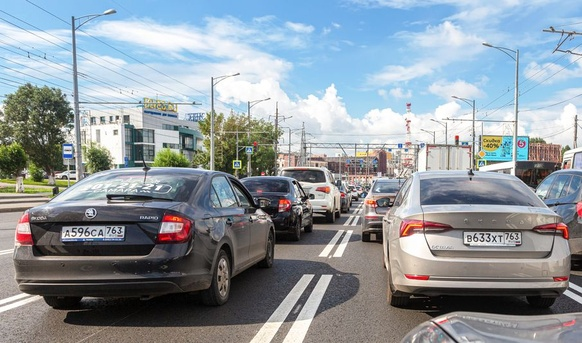
#> input picture Deep-Learning/Week5/student/cars2.jpeg, 582 x 343 px, shrunk from 905 x 533 before the run
$ jupyter execute --allow-errors lab5.2.ipynb
#> lines starting #> are read from the running program, lines starting #| are printed output that depends on the picture; after the words box and inside, x2 and y2 are one past the last pixel; in counts of white or black regions, pixels touching at a corner belong together
# Lab 5.2 Object Detection
We will use Haar Cascade Classfier to detect specific objects in an image in Python.

### Install cmake and OpenCV on your device
#### MacOS
Step 1. Install `cmake`
```
brew install cmake
```
Step 2. Install `opencv-python`
```
conda activate [your_conda_env]
pip install opencv-python
```

#### Deepdish
`cmake` should have already been installed for you.
Run
```
conda activate [your_conda_env]
pip install opencv-python
```

## Demo - Car Plate Detection

[cell 1]
import os

import cv2
import matplotlib.pyplot as plt

def detect(image_name):
  # Load image and cascade classifier
  img = cv2.imread(image_name)
  plate_cascade = cv2.CascadeClassifier('haarcascade_russian_plate_number.xml')

  # Convert image to grayscale
  gray = cv2.cvtColor(img, cv2.COLOR_BGR2GRAY)

  # Detect license plates in image
  plates = plate_cascade.detectMultiScale(gray, scaleFactor=1.1, minNeighbors=5)

  # Draw bounding boxes around license plates
  for (x, y, w, h) in plates:
      cv2.rectangle(img, (x, y), (x+w, y+h), (0, 255, 0), 2)

  # Display image with bounding boxes
  plt.imshow(img)

#> (a cell that did not finish here is left out)

[cell 3]
detect(os.path.abspath("cars2.jpeg"))
#> call 2 of detect, with image_name = 'Deep-Learning/Week5/student/cars2.jpeg'
#> in detect, img is the input picture: shape (343, 582, 3); mean B, G, R 158.8, 151.9, 142.6
#> in detect (call 2), `gray = cv2.cvtColor(img, cv2.COLOR_BGR2GRAY)`:
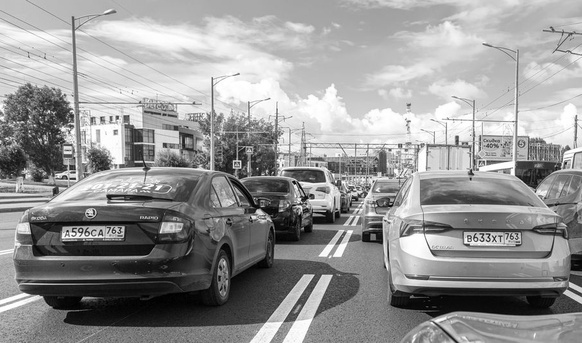
#> gray: shape (343, 582); min 0, max 255, mean 149.9
#> in detect (call 2), `plates = plate_cascade.detectMultiScale(gray, scaleFactor=1.1, minNeig..`: plates = [[55, 219, 74, 25], [454, 225, 72, 24], [403, 216, 129, 43]]
#> the loop in detect (call 2), `for (x, y, w, h) in plates:` made 3 passes
#> after the loop in detect (call 2), `for (x, y, w, h) in plates:`:
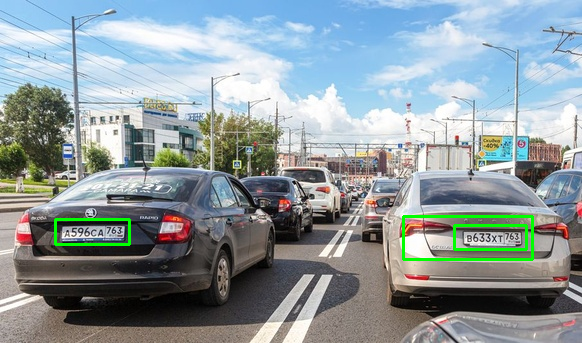
#> img: shape (343, 582, 3); 1.1% of pixels changed, all inside (x1, y1, x2, y2) = (54, 215, 534, 261)

[cell 4]
detect(os.path.abspath("cars3.jpeg"))
#> call 3 of detect, with image_name = 'Deep-Learning/Week5/student/cars3.jpeg'
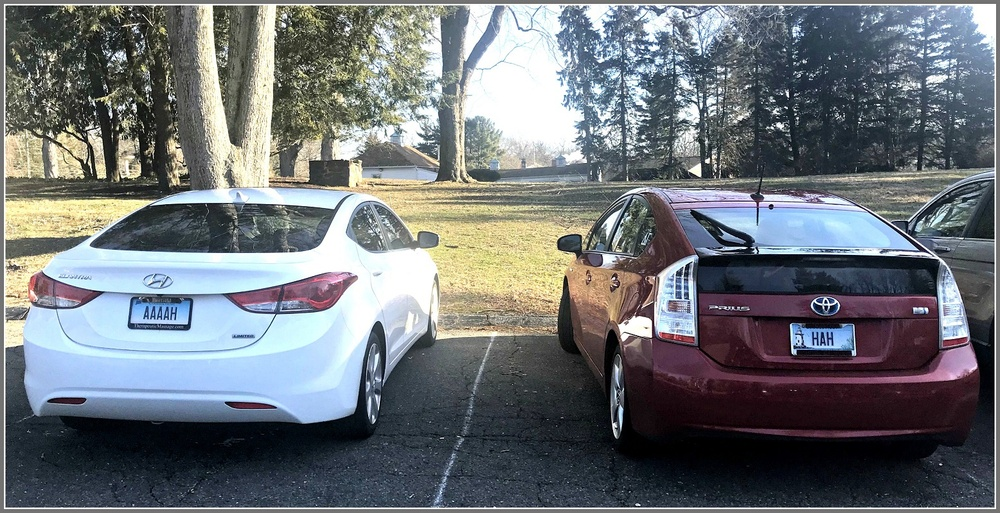
#> input picture Deep-Learning/Week5/student/cars3.jpeg, 1000 x 513 px, shrunk from 1556 x 799 before the run
#> in detect, img is the input picture: shape (513, 1000, 3); mean B, G, R 118.9, 114.9, 110
#> in detect (call 3), `gray = cv2.cvtColor(img, cv2.COLOR_BGR2GRAY)`:
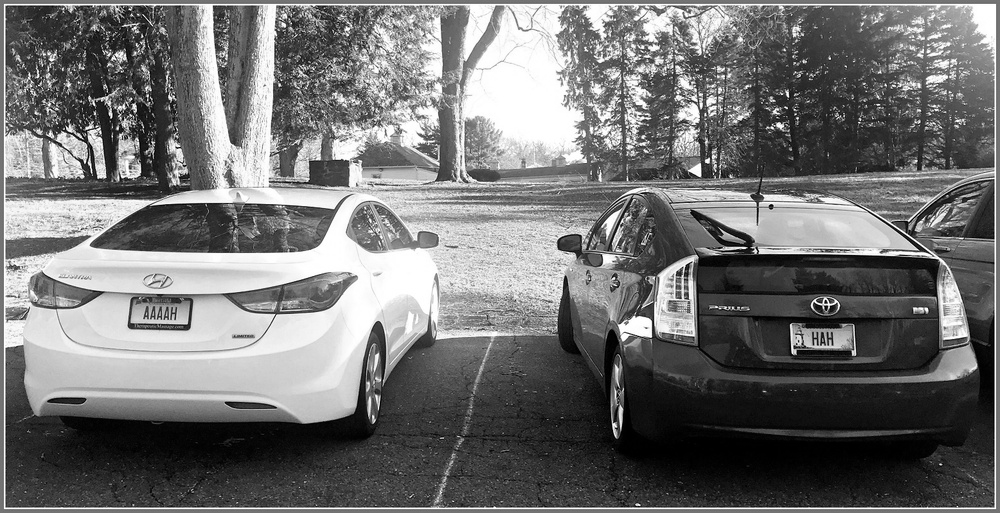
#> gray: shape (513, 1000); min 0, max 255, mean 113.8
#> in detect (call 3), `plates = plate_cascade.detectMultiScale(gray, scaleFactor=1.1, minNeig..`: plates = [[430, 215, 134, 45]]
#> the loop in detect (call 3), `for (x, y, w, h) in plates:` made 1 pass
#> after the loop in detect (call 3), `for (x, y, w, h) in plates:`:
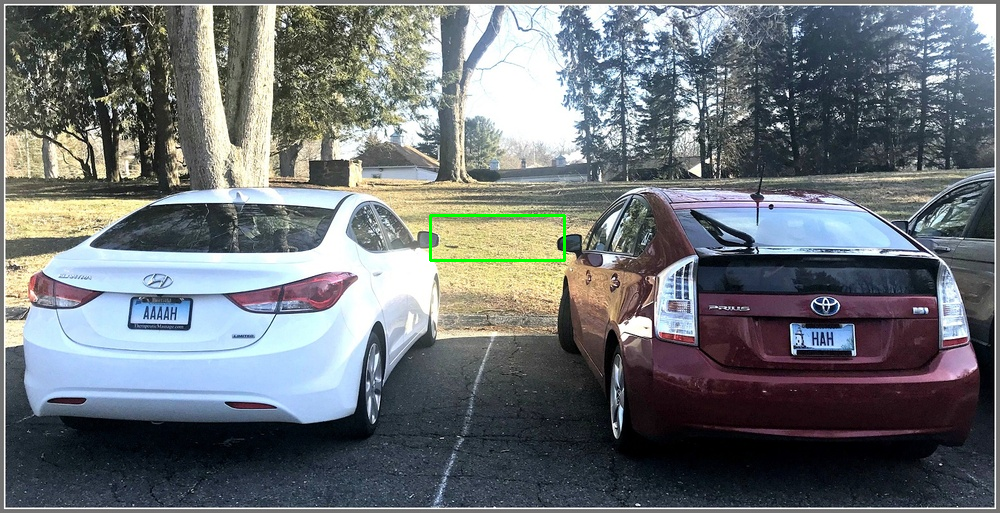
#> img: shape (513, 1000, 3); 0.21% of pixels changed, all inside (x1, y1, x2, y2) = (429, 214, 566, 262)
